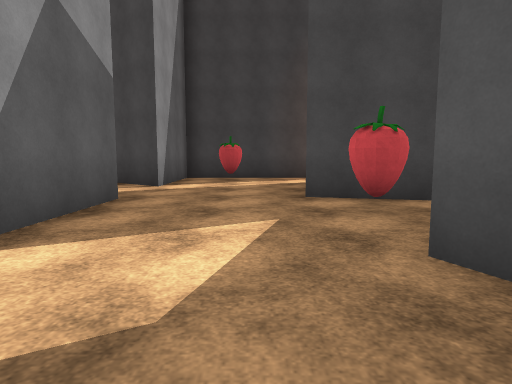
view 1 (above)

22 first-person views from a walk through a Unity game level. The camera is 1.2 m above the floor, tilts 6° down and sees 75° across. The floor is counted in squares, 2 m on a side. Each view is taken from the middle of a square. On the plan, view 1 faces up. The plan holds only what a view shows up to about 10 squares ahead; the rest is blank. The place goes on beyond the plan. Some animated figures are left out. Surface patterns are stand-ins for the level's own textures.

view 2
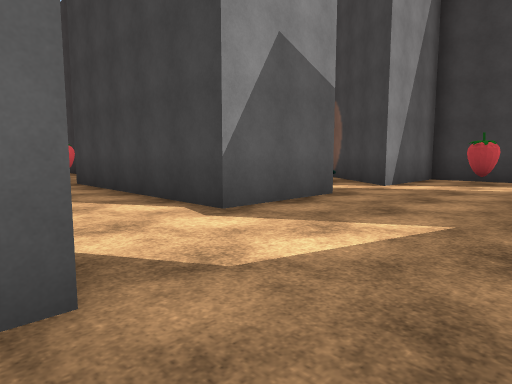

view 3
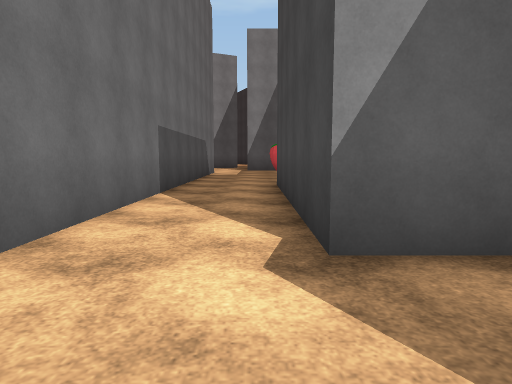

view 4
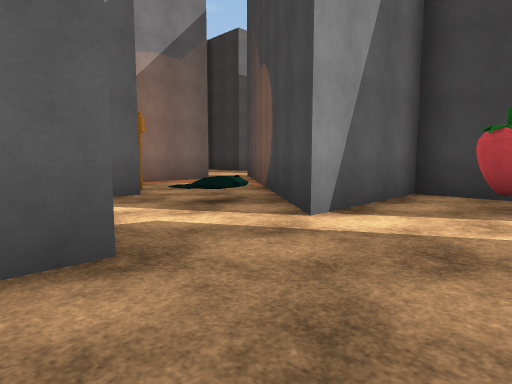

view 5
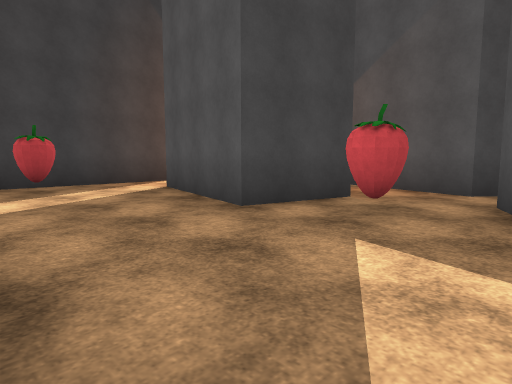

view 6
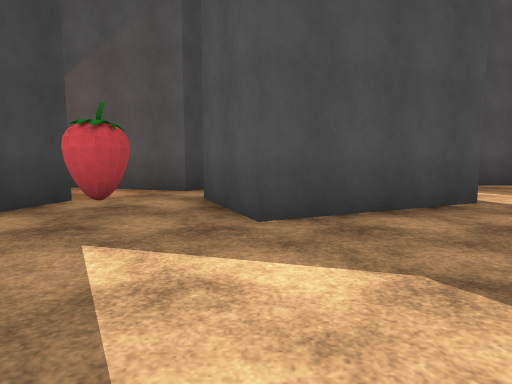

view 7
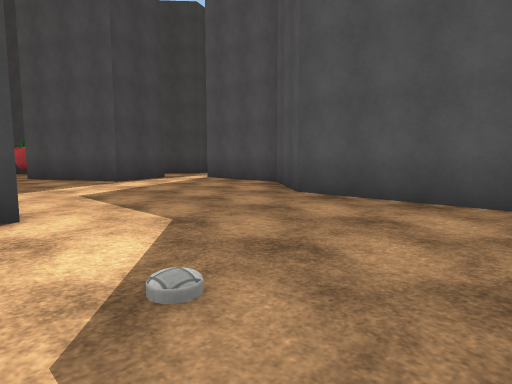

view 8
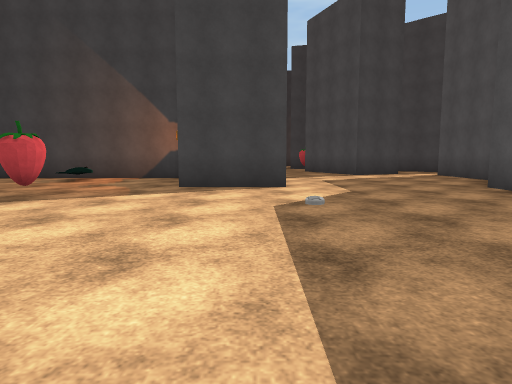

view 9
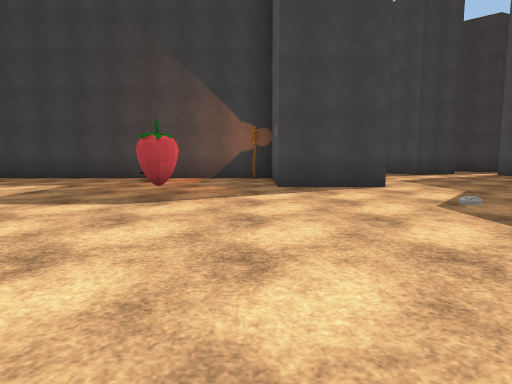

view 10
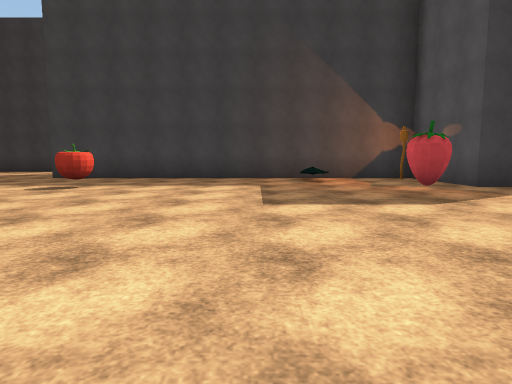

view 11
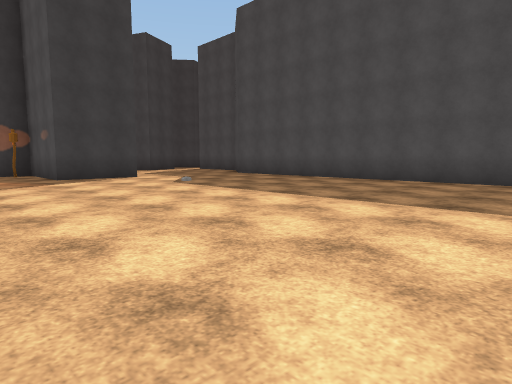

view 12
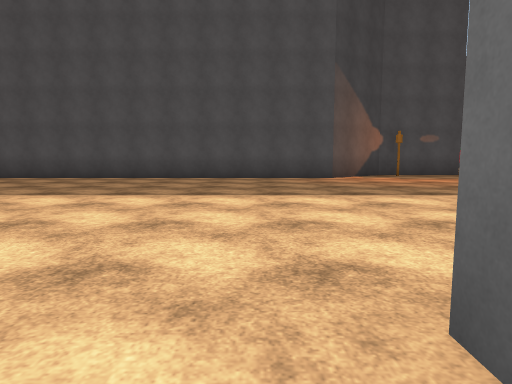

view 13
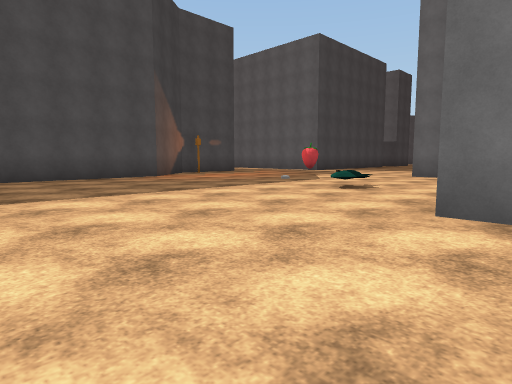

view 14
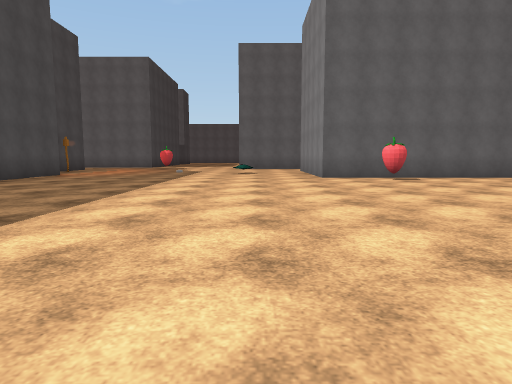

view 15
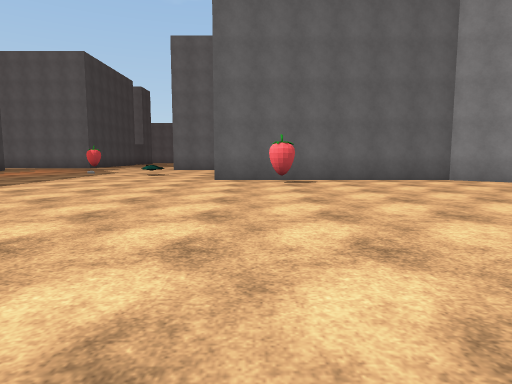

view 16
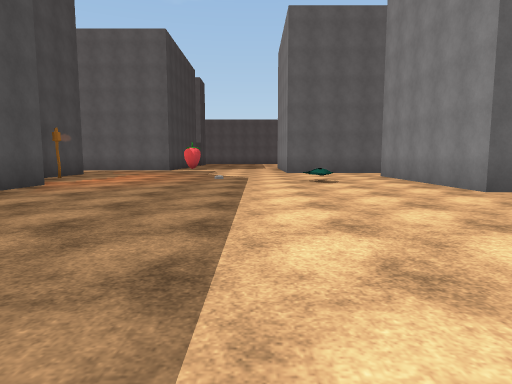

view 17
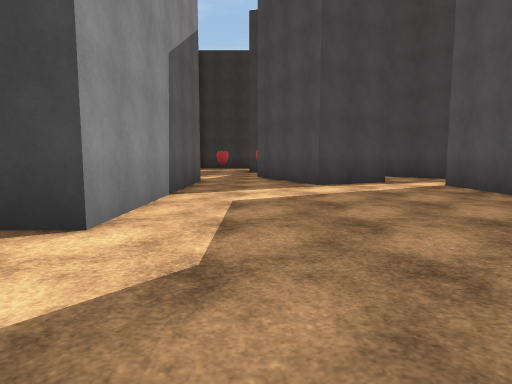

view 18
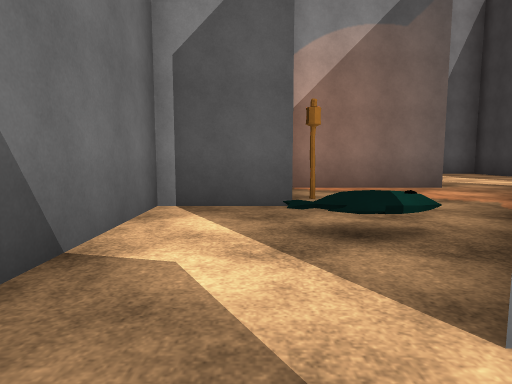

view 19
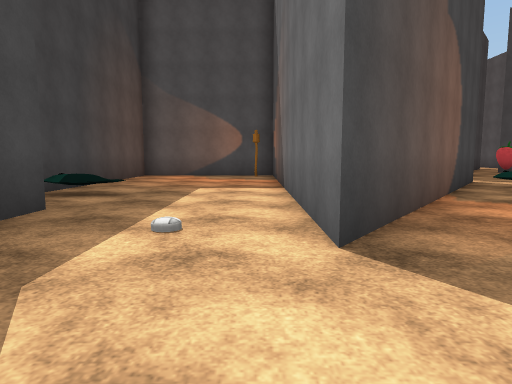

view 20
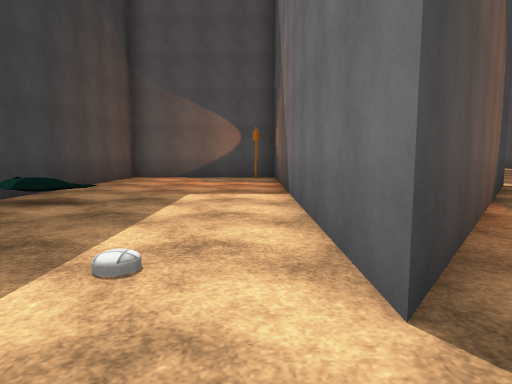

view 21
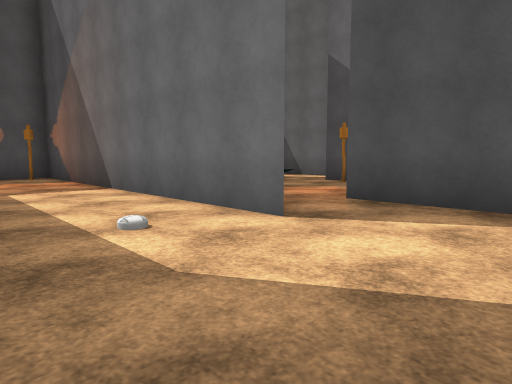

view 22
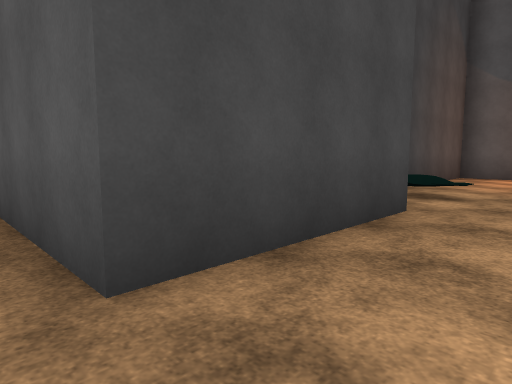

### Floor plan
Points are (right, up) in squares from view 1. A wall is a line through its corners. A room is listed if a view was taken in it or the views show most of it. See-through windows are left out.
Room 1 (views 1, 2, 3, 4, 5, 6, 18)
walls: (-2, 4.9) (-2, 2.5) (-7.2, 2.5); (-5.8, 6.4) (-5.1, 6.4) (-5.1, 4.8) (-2.5, 4.8); (-0.4, 0.5) (-0.4, -0.5); (2.7, 4.5) (0.8, 5) (1.5, 8.1); (-7.5, 9.6) (-7.5, 6.6); (3.9, 3.2) (4.2, 4.3); (2.5, 9.6) (-2, 9.6) (-2, 6.8) (-6.3, 10.2); (2.3, -0.9) (1, 2) (2.9, 2.8); (-10.1, 0.4) (-2, 0.4)
ways out: opening at (0.5, 0) to room 2; opening at (-7, 9) to room 3; opening at (2, 9); opening at (3, 4)
objects: other object (-9, 3); other object (-1, 9); other object (1, 4)
Room 2 (views 7, 8, 9, 10, 11, 12, 13, 14, 15, 16, 17)
walls: (-10.5, -16.7) (-5.1, -16.7) (-5.1, -21.1); (4.1, -18.9) (3.6, -18.2) (3.6, -5.4) (5, -3.7) (5, -0.9); (-0.4, -0.5) (-0.4, -5.3) (-2.5, -5.3) (-2.5, -2.5) (-10.5, -2.5); (5, -21.1) (5, -20.5); (4.2, -0.1) (2.3, -0.9)
ways out: opening at (0.5, 0) to room 1
objects: other object (-10, -5); other object (-7, -16); other object (-5, -7); other object (0, -20); other object (0, -8)
Room 3 (views 19, 20, 21, 22)
walls: (-6.1, 14.4) (-9.5, 14.4) (-9.5, 17.1); (-6.3, 10.2) (-7.8, 11.4) (0.8, 11.4) (0.8, 15.6) (-4.4, 15.6); (-9.5, 9.6) (-7.5, 9.6)
ways out: opening at (-7, 9) to room 1
objects: other object (-7, 13)

Positions as (right, up) in squares from view 1, and headings:
1: (0, 0), facing up
2: (1, 0), facing up-left
3: (0, 2), facing left
4: (0, 4), facing up-left
5: (-2, 2), facing up-right
6: (-2, 2), facing right
7: (-1, -9), facing up-right
8: (-1, -12), facing up
9: (-3, -12), facing up
10: (-7, -12), facing up
11: (-5, -15), facing up-right
12: (-6, -16), facing right
13: (-6, -13), facing down-right
14: (-3, -7), facing down
15: (-6, -8), facing down
16: (-1, -11), facing down
17: (1, -8), facing up
18: (-1, 6), facing left
19: (-10, 12), facing right
20: (-9, 12), facing right
21: (-10, 14), facing down-right
22: (-10, 13), facing up-right
